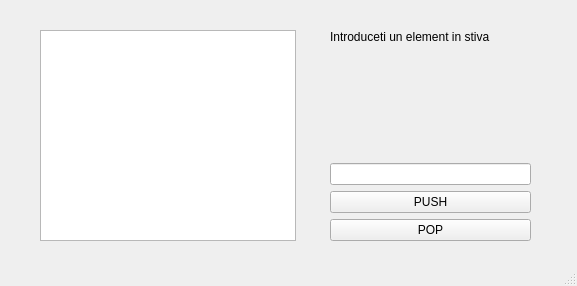
<?xml version="1.0" encoding="UTF-8"?>
<ui version="4.0">
 <class>MainWindow</class>
 <widget class="QMainWindow" name="MainWindow">
  <property name="geometry">
   <rect>
    <x>0</x>
    <y>0</y>
    <width>577</width>
    <height>286</height>
   </rect>
  </property>
  <property name="windowTitle">
   <string>MainWindow</string>
  </property>
  <widget class="QWidget" name="centralwidget">
   <widget class="QListWidget" name="listWidget">
    <property name="geometry">
     <rect>
      <x>40</x>
      <y>30</y>
      <width>256</width>
      <height>211</height>
     </rect>
    </property>
   </widget>
   <widget class="QWidget" name="verticalLayoutWidget">
    <property name="geometry">
     <rect>
      <x>330</x>
      <y>30</y>
      <width>201</width>
      <height>211</height>
     </rect>
    </property>
    <layout class="QVBoxLayout" name="verticalLayout">
     <item>
      <widget class="QLabel" name="label">
       <property name="text">
        <string>Introduceti un element in stiva</string>
       </property>
      </widget>
     </item>
     <item>
      <spacer name="verticalSpacer">
       <property name="orientation">
        <enum>Qt::Vertical</enum>
       </property>
       <property name="sizeHint" stdset="0">
        <size>
         <width>20</width>
         <height>60</height>
        </size>
       </property>
      </spacer>
     </item>
     <item>
      <widget class="QLineEdit" name="lineEdit"/>
     </item>
     <item>
      <widget class="QPushButton" name="pushButton">
       <property name="text">
        <string>PUSH</string>
       </property>
      </widget>
     </item>
     <item>
      <widget class="QPushButton" name="pushButton_2">
       <property name="text">
        <string>POP</string>
       </property>
      </widget>
     </item>
    </layout>
   </widget>
  </widget>
  <widget class="QMenuBar" name="menubar">
   <property name="geometry">
    <rect>
     <x>0</x>
     <y>0</y>
     <width>577</width>
     <height>21</height>
    </rect>
   </property>
  </widget>
  <widget class="QStatusBar" name="statusbar"/>
 </widget>
 <resources/>
 <connections/>
</ui>
